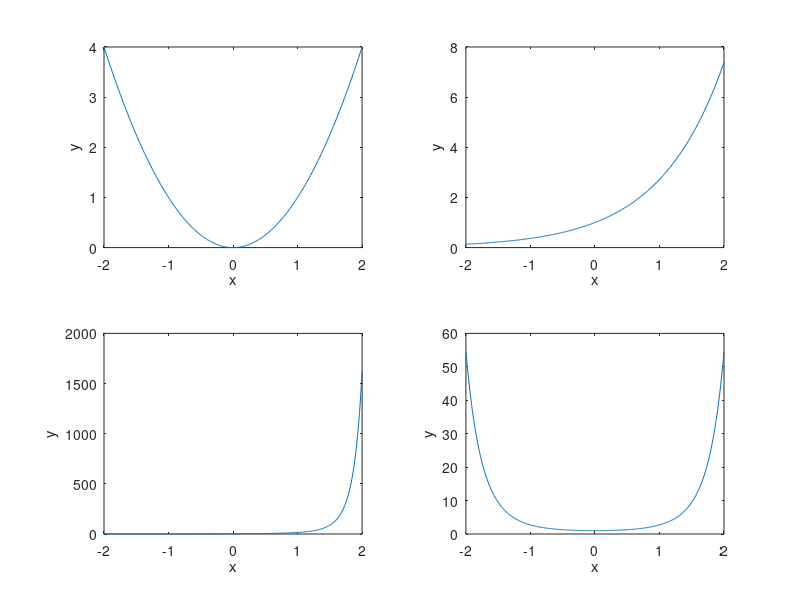

The MATLAB script that drew this image:
%%%%%%%%%%%%%%%%%%%%%%%%%%%%%%%%%%
% MATLAB code covexity.m
%%%%%%%%%%%%%%%%%%%%%%%%%%%%%%%%%%
%
% x -> independent variable
% y -> dependent variable
% plot, xlabel, ylabel, meshgrid -> MATLAB functions
%

    x = -2:0.01:2;
    
    y = x.^2;

    subplot(2,2,1), plot(x,y)
    xlabel('x')
    ylabel('y')
    hold on

    y = exp(x);
    subplot(2,2,2), plot(x,y)
    xlabel('x')
    ylabel('y')
    hold on

    y = exp(y);
    subplot(2,2,3), plot(x,y)
    xlabel('x')
    ylabel('y')
    hold on

    y = exp(x.^2);
    subplot(2,2,4), plot(x,y)
    xlabel('x')
    ylabel('y')
    hold on

%%%%%%%%%%%%%%%%%%%%%%%%%%%%%%%%%%%
